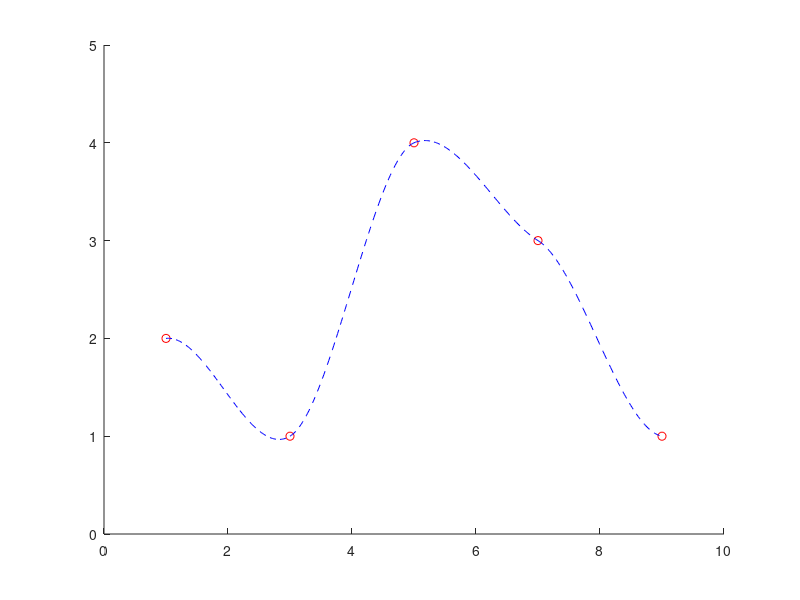

Write MATLAB code to recreate this figure.
x = [1 3 5 7 9];
y = [2 1 4 3 1];
deltax = @(i) x(i+1) - x(i);
deltay = @(i) y(i+1) - y(i);
prime = @(i) deltay(i)/deltax(i);

a = [1 .5 0 0 0; 0 0 0 .5 1; deltax(2) 2*(deltax(1)+deltax(2)) ...
    deltax(1) 0 0; 0 deltax(3) 2*(deltax(2)+deltax(3)) deltax(2) 0; ...
    0 0 deltax(4) 2*(deltax(3)+deltax(4)) deltax(3)];
b = [(3/2)*prime(1); (3/2)*prime(4); ...
    3*(deltax(2)*prime(1) + deltax(1)*prime(2)); ...
    3*(deltax(3)*prime(2) + deltax(2)*prime(3)); ...
    3*(deltax(4)*prime(3) + deltax(3)*prime(4))];

s = b\a;

prime2 = @(i) (prime(i)-s(i))/(deltax(i));
prime3 = @(i) (s(i)-2*prime(i)+s(i+1))/(deltax(i)^2);

n = length(x);

inner_points = 100;
figure();
scatter(x, y, 'r');
hold on;
for i=1:n-1
    x0 = linspace(x(i),x(i+1),inner_points);
    p = y(i) + s(i).*(x0-x(i)) + prime2(i).*(x0-x(i)).^2 ...
    + prime3(i).*((x0 - x(i)).^2).*(x0-x(i+1));
    plot(x0,p,'b--');
end
ylim([0, 5]);
xlim([0, 10]);

